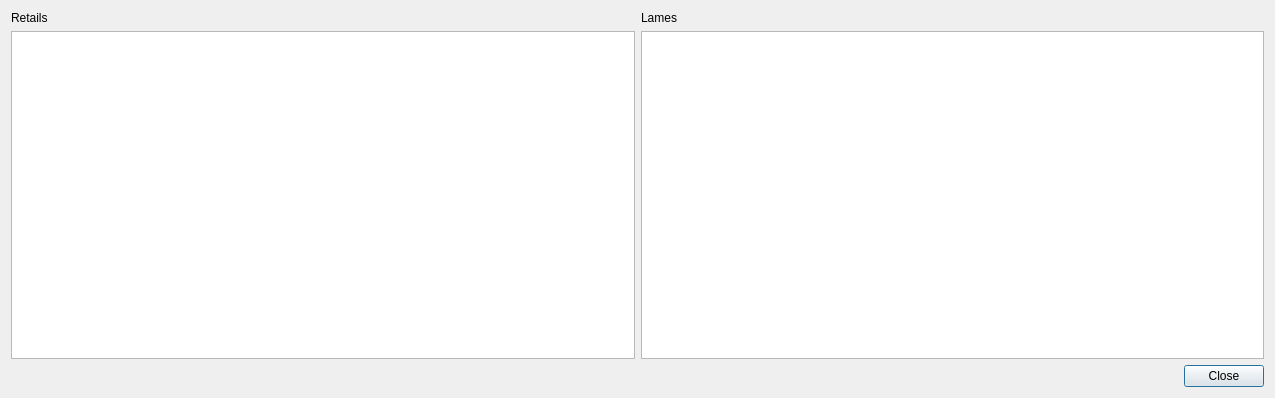
<?xml version="1.0" encoding="UTF-8"?>
<ui version="4.0">
 <class>viewRetailsLames</class>
 <widget class="QDialog" name="viewRetailsLames">
  <property name="geometry">
   <rect>
    <x>0</x>
    <y>0</y>
    <width>1275</width>
    <height>398</height>
   </rect>
  </property>
  <property name="windowTitle">
   <string>Dialog</string>
  </property>
  <layout class="QGridLayout" name="gridLayout">
   <item row="0" column="0">
    <layout class="QVBoxLayout" name="verticalLayout_3">
     <item>
      <layout class="QHBoxLayout" name="horizontalLayout_2">
       <item>
        <layout class="QVBoxLayout" name="verticalLayout">
         <item>
          <widget class="QLabel" name="label">
           <property name="text">
            <string>Retails</string>
           </property>
          </widget>
         </item>
         <item>
          <widget class="QTableView" name="tableView"/>
         </item>
        </layout>
       </item>
       <item>
        <layout class="QVBoxLayout" name="verticalLayout_2">
         <item>
          <widget class="QLabel" name="label_2">
           <property name="text">
            <string>Lames</string>
           </property>
          </widget>
         </item>
         <item>
          <widget class="QTableView" name="tableView_2"/>
         </item>
        </layout>
       </item>
      </layout>
     </item>
     <item>
      <layout class="QHBoxLayout" name="horizontalLayout">
       <item>
        <spacer name="horizontalSpacer">
         <property name="orientation">
          <enum>Qt::Horizontal</enum>
         </property>
         <property name="sizeHint" stdset="0">
          <size>
           <width>40</width>
           <height>20</height>
          </size>
         </property>
        </spacer>
       </item>
       <item>
        <widget class="QPushButton" name="pushButton">
         <property name="text">
          <string>Close</string>
         </property>
        </widget>
       </item>
      </layout>
     </item>
    </layout>
   </item>
  </layout>
 </widget>
 <resources/>
 <connections/>
</ui>
